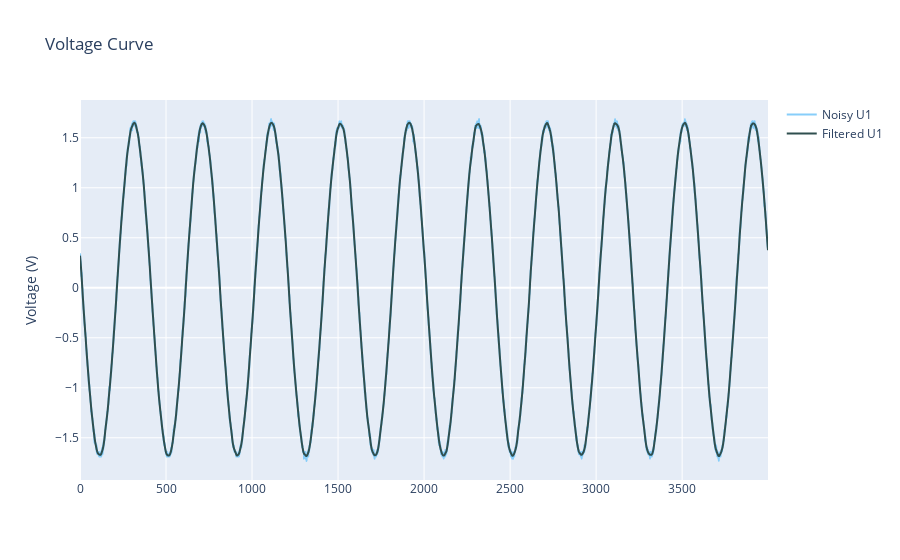

Notebook code for this chart:
### Code cell
fig = go.Figure()

fig.add_trace(go.Scatter(
            # x = time.to_numpy(),
            y = V1,
            line =  dict(shape =  'spline', color = 'lightskyblue'),
            name = 'Noisy U1',
            ))

fig.add_trace(go.Scatter(
            y = V1_filt,
            line =  dict(shape =  'spline', color = 'darkslategrey'),
            name = 'Filtered U1'
            ))

fig.update_layout(
    title='Voltage Curve',
    # xaxis_title='',
    yaxis_title='Voltage (V)',
)

fig.show()

### Figure 1 — Plotly figure (JSON) as saved in the notebook; plotly's stock layout.template omitted (floating-point values rounded to 4 significant figures; data arrays with more than 128 entries replaced by an {"elided": "..."} marker saying what was removed)
{"data": [{"line": {"color": "lightskyblue", "shape": "spline"}, "name": "Noisy U1", "type": "scatter", "y": {"elided": "4000 float values"}}, {"line": {"color": "darkslategrey", "shape": "spline"}, "name": "Filtered U1", "type": "scatter", "y": {"elided": "4000 float values"}}], "layout": {"title": {"text": "Voltage Curve"}, "yaxis": {"title": {"text": "Voltage (V)"}}}}
